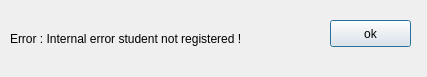
<?xml version="1.0" encoding="UTF-8"?>
<ui version="4.0">
 <class>studentprojectregisteringerror</class>
 <widget class="QDialog" name="studentprojectregisteringerror">
  <property name="geometry">
   <rect>
    <x>0</x>
    <y>0</y>
    <width>427</width>
    <height>77</height>
   </rect>
  </property>
  <property name="windowTitle">
   <string>Error  Message</string>
  </property>
  <widget class="QLabel" name="label">
   <property name="geometry">
    <rect>
     <x>10</x>
     <y>30</y>
     <width>311</width>
     <height>17</height>
    </rect>
   </property>
   <property name="text">
    <string>Error : Internal error student not registered !</string>
   </property>
  </widget>
  <widget class="QPushButton" name="pushButton">
   <property name="geometry">
    <rect>
     <x>330</x>
     <y>20</y>
     <width>81</width>
     <height>27</height>
    </rect>
   </property>
   <property name="text">
    <string>ok</string>
   </property>
  </widget>
  <widget class="QLabel" name="label_2">
   <property name="geometry">
    <rect>
     <x>0</x>
     <y>0</y>
     <width>431</width>
     <height>81</height>
    </rect>
   </property>
   <property name="text">
    <string/>
   </property>
  </widget>
  <zorder>label_2</zorder>
  <zorder>label</zorder>
  <zorder>pushButton</zorder>
 </widget>
 <resources/>
 <connections/>
</ui>
